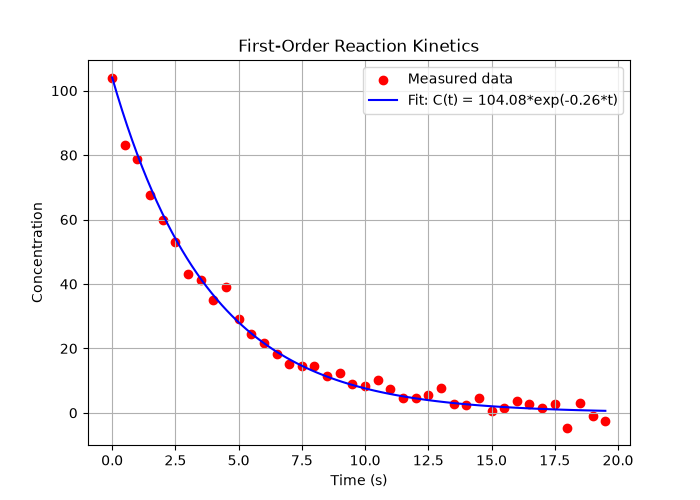

This figure's Python source:
"""
PW2 Lab B Part 3 -- fit a reaction's rate constant to measured data.

A first-order reaction decays as  C(t) = C0 * exp(-k*t).  You have noisy
concentration-vs-time measurements; find the k that best matches them.
Complete the TODOs. Run:  python kinetics.py
"""
import numpy as np
import matplotlib.pyplot as plt
from scipy.optimize import minimize

data = np.loadtxt('kinetics.csv', delimiter=',', skiprows=1)
t_data = data[:, 0]
C_data = data[:, 1]

C0 = C_data[0]

def total_error(k):
    C_model = C0 * np.exp(-k * t_data)
    return np.sum((C_data - C_model)**2)

res = minimize(total_error, x0=0.5, method="SLSQP", bounds=[(0, 5)])
k_fitted = res.x[0]

print(f"Fitted rate constant k = {k_fitted:.4f}")

plt.figure(figsize=(7, 5))
plt.scatter(t_data, C_data, color='red', label='Measured data')

t_curve = np.linspace(min(t_data), max(t_data), 100)
C_curve = C0 * np.exp(-k_fitted * t_curve)
plt.plot(t_curve, C_curve, color='blue', label=f'Fit: C(t) = {C0:.2f}*exp(-{k_fitted:.2f}*t)')

plt.xlabel('Time (s)')
plt.ylabel('Concentration')
plt.title('First-Order Reaction Kinetics')
plt.legend()
plt.grid(True)
plt.savefig('kinetics.png')
plt.show()
